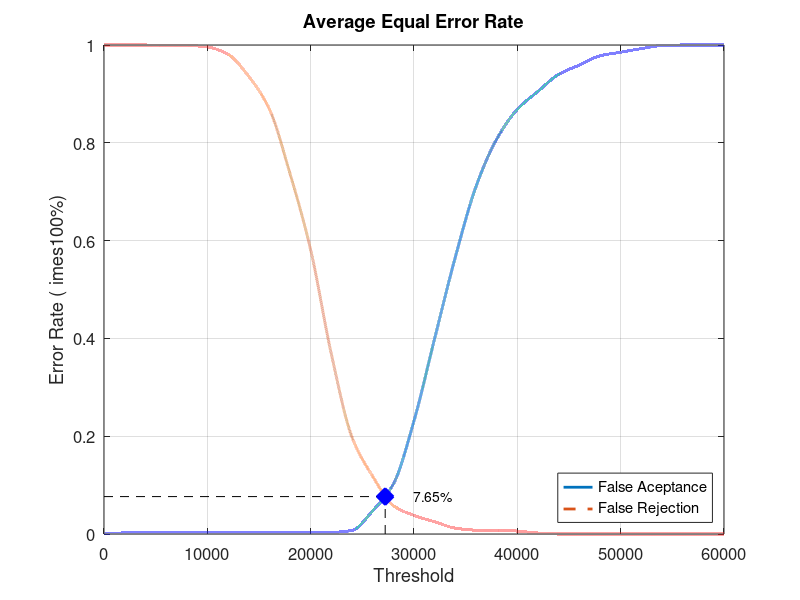
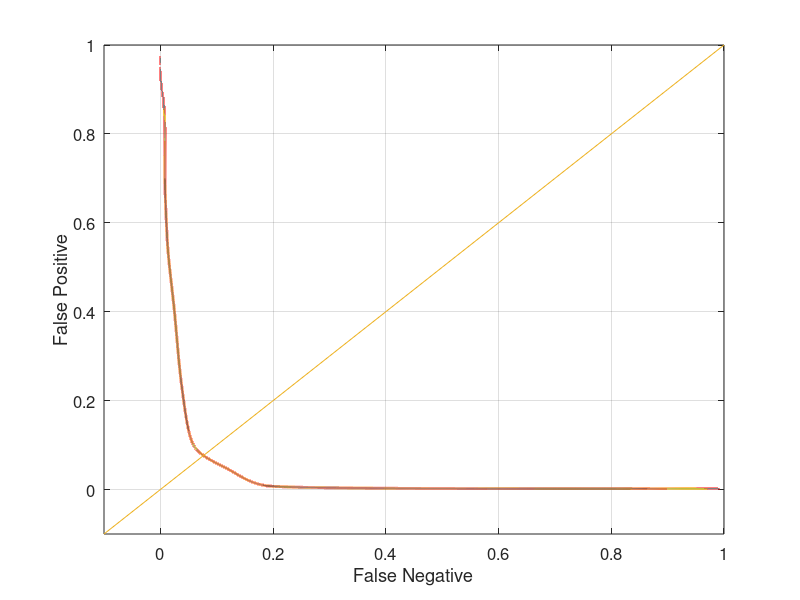

Here is the MATLAB script that generated these plots, in order:
close all;
clear;
clc;
x = 0:2000:60000;
xq = 0:0.5:60000;

y0 = [0 0.00210526 0.00210526 0.00210526 0.00210526 0.00210526 0.00210526 0.00210526 0.00210526 0.00210526 0.00210526 0.0031579 0.00736842 0.0473684 0.102105 0.231579 0.4 0.566316 0.710526 0.807368 0.868421 0.905263 0.94 0.958947 0.977895 0.985263 0.992632 0.998947 1 1 1]
yy0 = interp1(x, y0, xq, 'pchip');
y1 = [1 1 1 0.999 0.999 0.996 0.981 0.936 0.869 0.737 0.581 0.368 0.198 0.118 0.058 0.038 0.025 0.012 0.008 0.008 0.006 0.002 0 0 0 0 0 0 0 0 0]
yy1 = interp1(x, y1, xq, 'pchip');

% Calculating EER: 
y2 = abs(y0 - y1);
find(y2 == min(y2))
yy2 = abs(yy0 - yy1);
xEER = find(yy2 == min(yy2));
xEERIndex = xq(xEER) % X-axis EER
yEER = yy0(xEER) % Y-axis EER

main = figure
plot(xq, yy0,'-','LineWidth', 2);	hold on
plot(xq, yy1,'--','LineWidth', 2);	hold on
plot([xEERIndex xEERIndex], [0 yEER], 'k--');	hold on
plot([0 xEERIndex], [yEER yEER], 'k--');	hold on
plot(xEERIndex, yEER, 'bx', 'LineWidth', 10);	hold on
text(xEERIndex + 10 * xEERIndex / 100, yEER, [num2str(round((10000 * yEER)) / 100) '%'])
legend('False Aceptance', 'False Rejection', 'Location', 'SouthEast')
xlabel('Threshold')
ylabel('Error Rate (	imes100%)')
title('Average Equal Error Rate')
set(gca, 'FontSize', 12)
axis([0 60000 0 1])
grid on

print(main, 'Database4AverageMain', '-dpng');
FNRxFPR = figure('Color', [1 1 1]);
plot(yy1, yy0, '-', yy1, yy0, 'LineWidth', 2);
hold on
y = -0.1:0.1:1
plot(y, y); 
set(gca, 'FontSize', 12)
xlabel('False Negative')
ylabel('False Positive')
axis([-0.1 1 -0.1 1])
set(gca, 'FontSize', 12)
grid on

print(FNRxFPR, 'Database4AverageFNRxFPR','-dpng');
